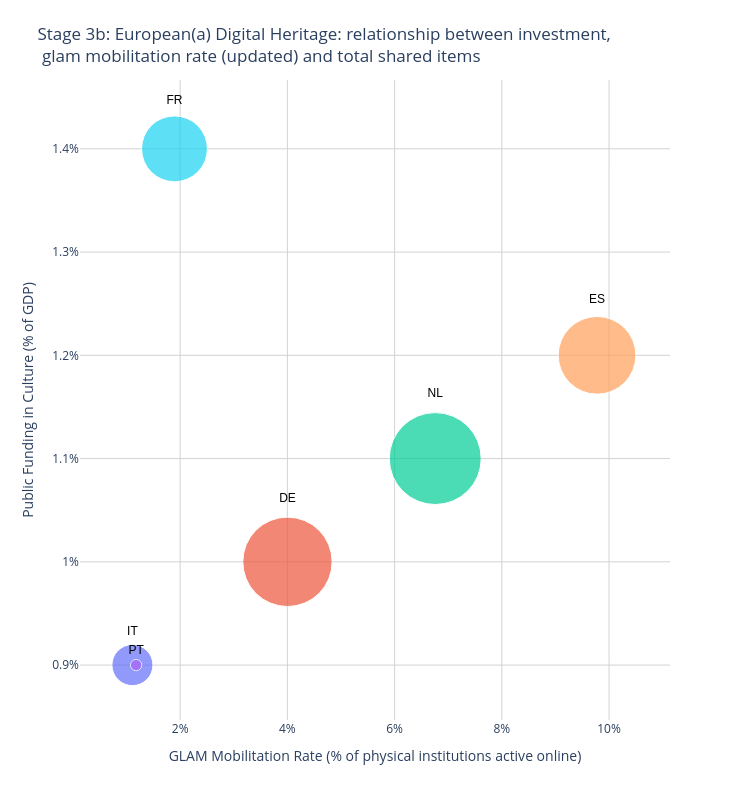

Notebook code cell kept with this figure:
### Markdown cell above
This multivariate bubble chart simultaneously explores public funding (Y-axis), observed mobilization rate (X-axis), and total digital volume (bubble size). In this initial distribution, calculated using crowdsourced Wikidata counts as the baseline denominator, Portugal (PT) appears positioned at a relatively high mobilization rate (8.70%). We note that the baseline Wikidata count for Portugal is noticeably smaller (460 institutions) than that of other nations, prompting an exploratory sensitivity check on how denominator definitions influence comparative metrics.

### Code cell
# Stage 3b: Update with data from portugal GLAM census
df_ine = pd.read_csv('data/portugal_glam_census.csv')
pt_real_glam_total = df_ine['Value'].sum()
df_final.loc[df_final['iso_code'] == 'PT', 'glam_count_wikidata'] = pt_real_glam_total

df_final['mobilitation_rate_glam'] = (df_final['europeana_providers'] / df_final['glam_count_wikidata']) * 100

fig3 = px.scatter(
    df_final,
    x="mobilitation_rate_glam",
    y="culture_expenditure_gpd_2022",
    size="europeana_total",
    color="iso_code",
    text="iso_code",
    hover_name="name_en",
    hover_data={
        "europeana_total": ":,",
        "mobilitation_rate_glam": ":.2f",
        "culture_expenditure_gpd_2022": ":.2f%",
        "iso_code": False
    },
    title="Stage 3b: European(a) Digital Heritage: relationship between investment, <br> glam mobilitation rate (updated) and total shared items </br>",
    labels={
        "mobilitation_rate_glam": "GLAM Mobilitation Rate (% of physical institutions active online)",
        "culture_expenditure_gpd_2022": "Public Funding in Culture (% of GDP)",
        "europeana_total": "Total Objects in Europeana",
    },
    size_max=65
)

fig3.update_layout(
    template="plotly_white",
    height=800,
    width=750,
    showlegend=False,
    margin=dict(t=80),
    xaxis=dict(
        showgrid=True,
        gridcolor="lightgray",
        ticksuffix="%"
    ),
    yaxis=dict(
        showgrid=True,
        gridcolor="lightgray",
        ticksuffix="%"
    )
)

fig3.update_traces(
    textposition="top center",
    textfont=dict(size=12, family="sans-serif", color="black")
)

fig3.show()

### Figure 1 — Plotly figure (JSON) as saved in the notebook; plotly's stock layout.template omitted (floating-point values rounded to 4 significant figures)
{"data": [{"customdata": [[1832376, "IT"]], "hovertemplate": "<b>%{hovertext}</b><br><br>GLAM Mobilitation Rate (% of physical institutions active online)=%{x:.2f}<br>Public Funding in Culture (% of GDP)=%{y:.2f%}<br>Total Objects in Europeana=%{customdata[0]:,}<extra></extra>", "hovertext": ["Italy"], "legendgroup": "IT", "marker": {"color": "#636efa", "size": [1832376], "sizemode": "area", "sizeref": 2179.0, "symbol": "circle"}, "mode": "markers+text", "name": "IT", "orientation": "v", "showlegend": true, "text": ["IT"], "textfont": {"color": "black", "family": "sans-serif", "size": 12}, "textposition": "top center", "type": "scatter", "x": [1.11], "xaxis": "x", "y": [0.9], "yaxis": "y"}, {"customdata": [[8701240, "DE"]], "hovertemplate": "<b>%{hovertext}</b><br><br>GLAM Mobilitation Rate (% of physical institutions active online)=%{x:.2f}<br>Public Funding in Culture (% of GDP)=%{y:.2f%}<br>Total Objects in Europeana=%{customdata[0]:,}<extra></extra>", "hovertext": ["Germany"], "legendgroup": "DE", "marker": {"color": "#EF553B", "size": [8701240], "sizemode": "area", "sizeref": 2179.0, "symbol": "circle"}, "mode": "markers+text", "name": "DE", "orientation": "v", "showlegend": true, "text": ["DE"], "textfont": {"color": "black", "family": "sans-serif", "size": 12}, "textposition": "top center", "type": "scatter", "x": [4.002], "xaxis": "x", "y": [1], "yaxis": "y"}, {"customdata": [[9204845, "NL"]], "hovertemplate": "<b>%{hovertext}</b><br><br>GLAM Mobilitation Rate (% of physical institutions active online)=%{x:.2f}<br>Public Funding in Culture (% of GDP)=%{y:.2f%}<br>Total Objects in Europeana=%{customdata[0]:,}<extra></extra>", "hovertext": ["Netherlands"], "legendgroup": "NL", "marker": {"color": "#00cc96", "size": [9204845], "sizemode": "area", "sizeref": 2179.0, "symbol": "circle"}, "mode": "markers+text", "name": "NL", "orientation": "v", "showlegend": true, "text": ["NL"], "textfont": {"color": "black", "family": "sans-serif", "size": 12}, "textposition": "top center", "type": "scatter", "x": [6.758], "xaxis": "x", "y": [1.1], "yaxis": "y"}, {"customdata": [[139858, "PT"]], "hovertemplate": "<b>%{hovertext}</b><br><br>GLAM Mobilitation Rate (% of physical institutions active online)=%{x:.2f}<br>Public Funding in Culture (% of GDP)=%{y:.2f%}<br>Total Objects in Europeana=%{customdata[0]:,}<extra></extra>", "hovertext": ["Portugal"], "legendgroup": "PT", "marker": {"color": "#ab63fa", "size": [139858], "sizemode": "area", "sizeref": 2179.0, "symbol": "circle"}, "mode": "markers+text", "name": "PT", "orientation": "v", "showlegend": true, "text": ["PT"], "textfont": {"color": "black", "family": "sans-serif", "size": 12}, "textposition": "top center", "type": "scatter", "x": [1.178], "xaxis": "x", "y": [0.9], "yaxis": "y"}, {"customdata": [[6581724, "ES"]], "hovertemplate": "<b>%{hovertext}</b><br><br>GLAM Mobilitation Rate (% of physical institutions active online)=%{x:.2f}<br>Public Funding in Culture (% of GDP)=%{y:.2f%}<br>Total Objects in Europeana=%{customdata[0]:,}<extra></extra>", "hovertext": ["Spain"], "legendgroup": "ES", "marker": {"color": "#FFA15A", "size": [6581724], "sizemode": "area", "sizeref": 2179.0, "symbol": "circle"}, "mode": "markers+text", "name": "ES", "orientation": "v", "showlegend": true, "text": ["ES"], "textfont": {"color": "black", "family": "sans-serif", "size": 12}, "textposition": "top center", "type": "scatter", "x": [9.776], "xaxis": "x", "y": [1.2], "yaxis": "y"}, {"customdata": [[4724898, "FR"]], "hovertemplate": "<b>%{hovertext}</b><br><br>GLAM Mobilitation Rate (% of physical institutions active online)=%{x:.2f}<br>Public Funding in Culture (% of GDP)=%{y:.2f%}<br>Total Objects in Europeana=%{customdata[0]:,}<extra></extra>", "hovertext": ["France"], "legendgroup": "FR", "marker": {"color": "#19d3f3", "size": [4724898], "sizemode": "area", "sizeref": 2179.0, "symbol": "circle"}, "mode": "markers+text", "name": "FR", "orientation": "v", "showlegend": true, "text": ["FR"], "textfont": {"color": "black", "family": "sans-serif", "size": 12}, "textposition": "top center", "type": "scatter", "x": [1.895], "xaxis": "x", "y": [1.4], "yaxis": "y"}], "layout": {"height": 800, "legend": {"itemsizing": "constant", "title": {"text": "iso_code"}, "tracegroupgap": 0}, "margin": {"t": 80}, "showlegend": false, "title": {"text": "Stage 3b: European(a) Digital Heritage: relationship between investment, <br> glam mobilitation rate (updated) and total shared items </br>"}, "width": 750, "xaxis": {"anchor": "y", "domain": [0, 1], "gridcolor": "lightgray", "showgrid": true, "ticksuffix": "%", "title": {"text": "GLAM Mobilitation Rate (% of physical institutions active online)"}}, "yaxis": {"anchor": "x", "domain": [0, 1], "gridcolor": "lightgray", "showgrid": true, "ticksuffix": "%", "title": {"text": "Public Funding in Culture (% of GDP)"}}}}
